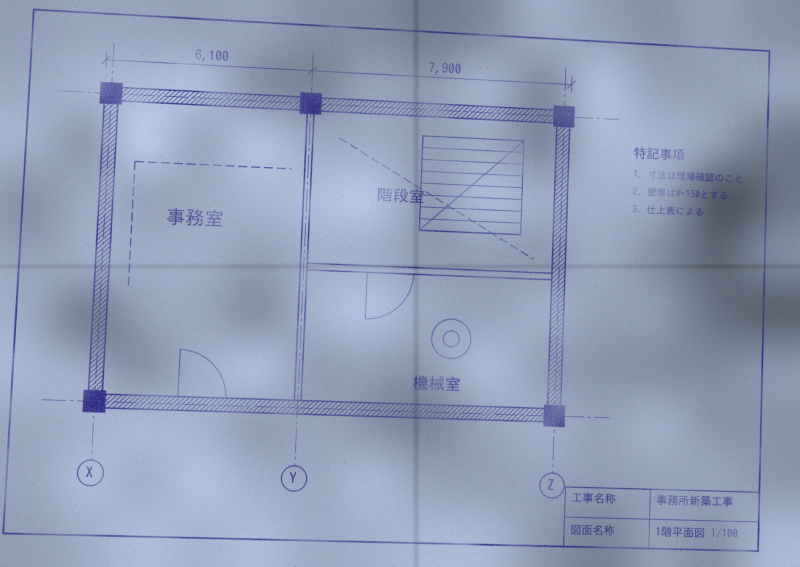
#> input picture samples/blueprint-sample.jpg, 2400 x 1700 px (shown at 1/3 size)
$ python -i make_sample.py   (imports and definitions only)
#> lines starting #> are read from the running program, lines starting #| are printed output that depends on the picture
#> further down, picture is the input picture: PIL image 2400x1700 RGB; mean R, G, B 144.8, 159.1, 183.7
#!/usr/bin/env python3
"""テスト用に「汚い青焼き図面」風の画像を合成する。

  python3 tools/make_sample.py out.png [--clean]

きれいな線画を描いたあと、傾き・台形歪み・ムラ・シミ・かすれ・ノイズを加える。
"""
import math
import sys

import numpy as np
from PIL import Image, ImageDraw, ImageFilter, ImageFont

W, H = 2400, 1700
rng = np.random.default_rng(7)


# [114 lines left out: functions font, dashed, hatch, draw, not called in this run]


def degrade(img):
    # 傾き + 台形歪み
    ang = math.radians(2.3)
    c, s = math.cos(ang), math.sin(ang)
    cx, cy = W / 2, H / 2
    px, py = 2.2e-5, -1.5e-5

    def fwd(x, y):
        x, y = x - cx, y - cy
        x, y = c * x - s * y, s * x + c * y
        w = 1 + px * x + py * y
        return x / w + cx, y / w + cy

    # PIL は出力→入力の係数を取るので 4 点から逆変換を解く
    src = [(0, 0), (W, 0), (W, H), (0, H)]
    dst = [fwd(*p) for p in src]
    A, b = [], []
    for (u, v), (x, y) in zip(dst, src):
        A.append([u, v, 1, 0, 0, 0, -x * u, -x * v]); b.append(x)
        A.append([0, 0, 0, u, v, 1, -y * u, -y * v]); b.append(y)
    coef = np.linalg.solve(np.array(A, float), np.array(b, float))
    img = img.transform((W, H), Image.PERSPECTIVE, tuple(coef), Image.BICUBIC, fillcolor=255)
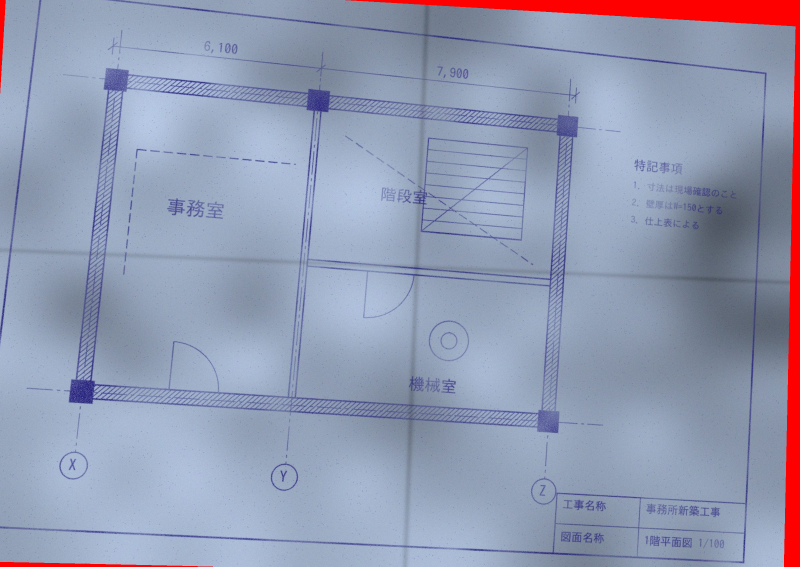
#> img: PIL image 2400x1700 RGB (shown at 1/3 size); mean R, G, B 147.7, 154.5, 178.6
    img = img.filter(ImageFilter.GaussianBlur(0.9))
    ink = 1.0 - np.asarray(img, float) / 255.0
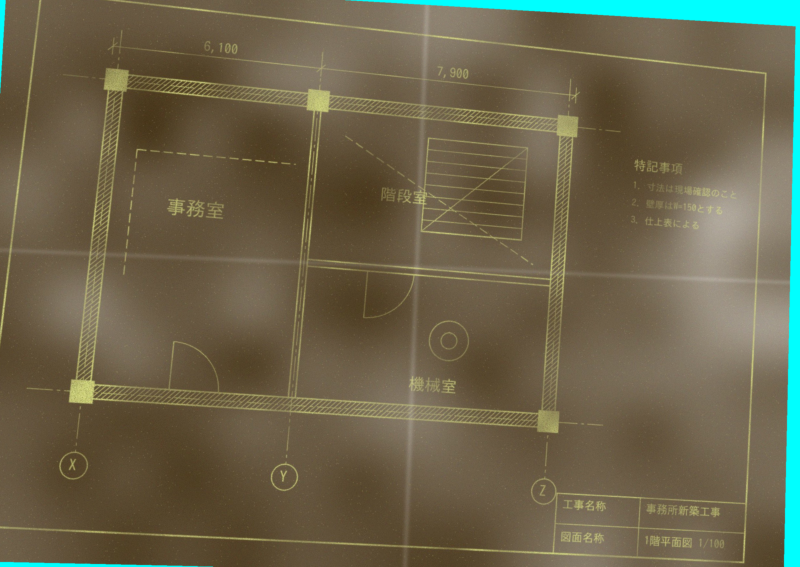
#> ink: shape (1700, 2400, 3) float64 (shown at 1/3 size); mean R, G, B 0.421, 0.394, 0.3

    yy, xx = np.mgrid[0:H, 0:W]
    # かすれ: 場所によって線の濃さが変わる
    low = rng.normal(0, 1, (H // 80 + 2, W // 80 + 2))
    fade = np.asarray(Image.fromarray(low.astype(np.float32)).resize((W, H), Image.BICUBIC))
    strength = np.clip(0.72 + 0.22 * fade, 0.38, 1.0)
#> (the run stopped early here; a loop or call above may not have finished)
